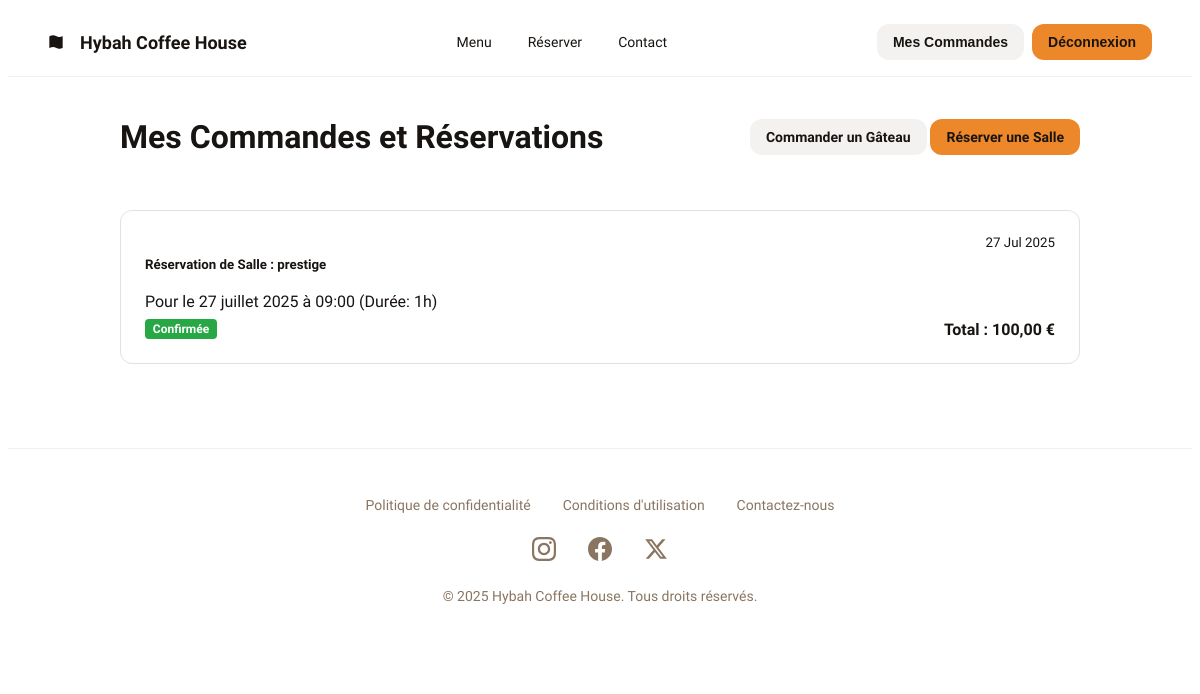
/comptes/historique/ (signed in), run on an earlier commit of the app's database.
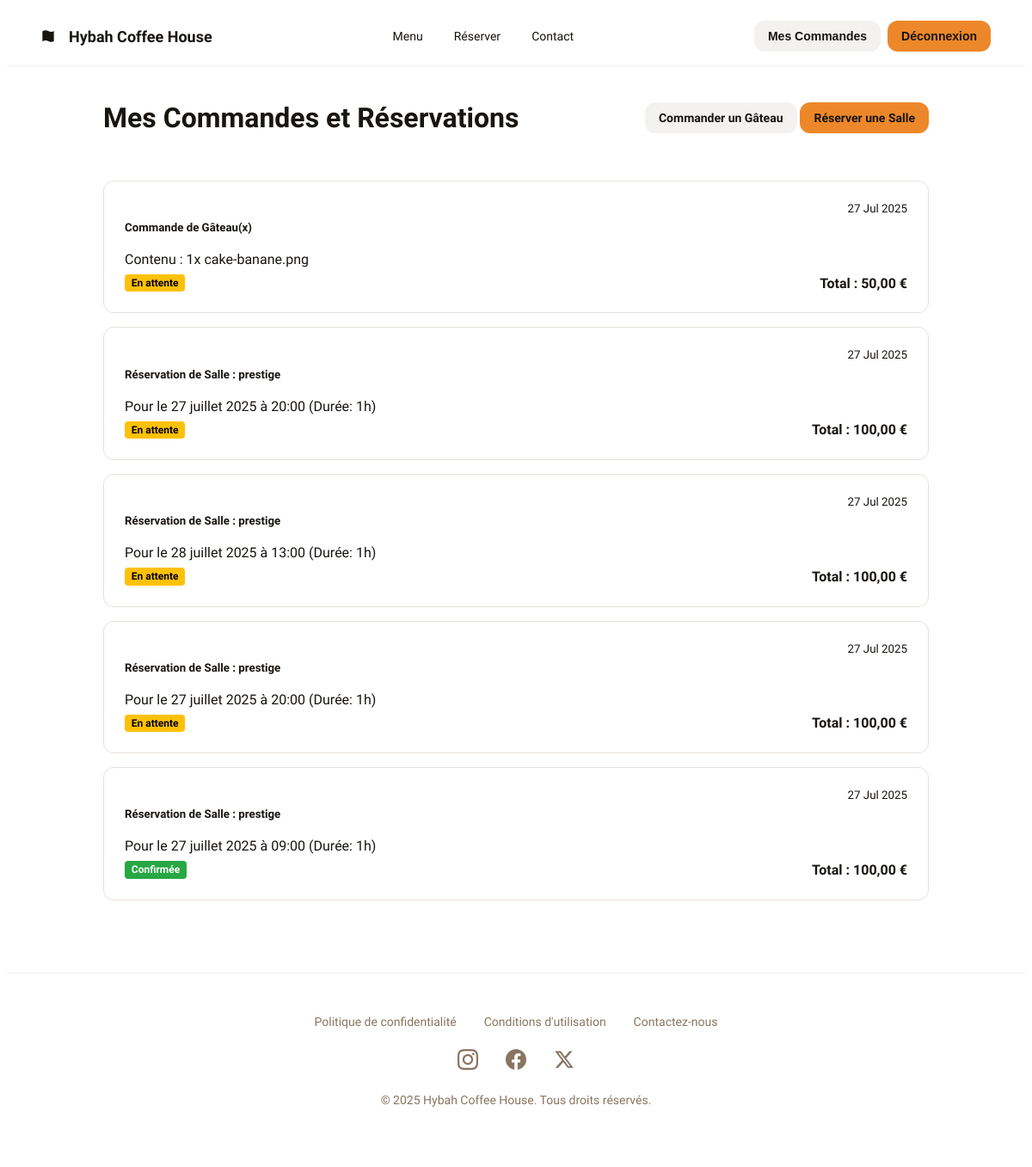
And on a later commit of the database.
### reservations/models.py (models this page shows, shortened)
class Reservation(models.Model):
    EN_ATTENTE = 'ATTENTE'
    CONFIRMEE = 'CONFIRMEE'
    ANNULEE = 'ANNULEE'
    STATUT_CHOICES = [
        (EN_ATTENTE, 'En attente'),
        (CONFIRMEE, 'Confirmée'),
        (ANNULEE, 'Annulée'),
    ]
    TYPE_SALLE = 'SALLE'
    TYPE_GATEAU = 'GATEAU'
    TYPE_CHOICES = [
        (TYPE_SALLE, 'Réservation de Salle'),
        (TYPE_GATEAU, 'Commande de Gâteau'),
    ]
    salle = models.ForeignKey(Salle, on_delete=models.SET_NULL, null=True, blank=True)
    type_reservation = models.CharField(max_length=10, choices=TYPE_CHOICES, default=TYPE_SALLE)
    gateau_details = models.JSONField(null=True, blank=True)
    utilisateur = models.ForeignKey(settings.AUTH_USER_MODEL, on_delete=models.CASCADE)
    date_reservation = models.DateField(null=True, blank=True)
    heure_debut = models.TimeField(null=True, blank=True)
    duree_heures = models.IntegerField(default=0)
    prix_total = models.DecimalField(max_digits=8, decimal_places=2)
    statut = models.CharField(max_length=10, choices=STATUT_CHOICES, default=EN_ATTENTE)
    horodatage_creation = models.DateTimeField(auto_now_add=True)

### salles/models.py (models this page shows, shortened)
class Salle(models.Model):
    HOMMES = 'H'
    FEMMES = 'F'
    CATEGORIE_CHOICES = [
        (HOMMES, 'Salle pour Hommes'),
        (FEMMES, 'Salle pour Femmes'),
    ]
    nom = models.CharField(max_length=100)
    description = models.TextField()
    capacite = models.IntegerField()
    categorie = models.CharField(
        max_length=1,
        choices=CATEGORIE_CHOICES,
    )
    photo = models.ImageField(
        upload_to='photos_salles/', # Les images iront dans le dossier media/photos_salles/
        null=True,                  # Le champ peut être vide
        blank=True                  # Le champ n'est pas obligatoire dans les formulaires
    )
    prix_par_heure = models.DecimalField(max_digits=6, decimal_places=2)

### comptes/views.py (the view)
# urls.py: path('historique/', views.historique_reservations, name='historique'),
@login_required
def historique_reservations(request):
    reservations_utilisateur = Reservation.objects.filter(utilisateur=request.user).order_by('-horodatage_creation')
    context = {
        'reservations': reservations_utilisateur
    }
    return render(request, 'comptes/historique.html', context)

### comptes/templates/comptes/historique.html
{% extends 'base.html' %}
{% block content %}
    <div style="display: flex; justify-content: space-between; align-items: center; margin-bottom: 2rem;">
        <h1>Mes Commandes et Réservations</h1>
        <div>
            <a href="{% url 'liste_gateaux' %}" class="btn btn-secondary">Commander un Gâteau</a>
            <a href="{% url 'liste_salles' %}" class="btn btn-primary">Réserver une Salle</a>
        </div>
    </div>
    {% if reservations %}
        <div class="list-group">
            {% for resa in reservations %}
                <div class="list-group-item">
                    <div class="d-flex w-100 justify-content-between">
                        <h5 class="mb-1">
                            {% if resa.type_reservation == 'SALLE' %}
                                Réservation de Salle : <strong>{{ resa.salle.nom }}</strong>
                            {% elif resa.type_reservation == 'GATEAU' %}
                                Commande de Gâteau(x)
                            {% endif %}
                        </h5>
                        <small class="text-muted">{{ resa.horodatage_creation|date:"d M Y" }}</small>
                    </div>
                    <p class="mb-1">
                        {% if resa.type_reservation == 'SALLE' %}
                            Pour le {{ resa.date_reservation|date:"d F Y" }} à {{ resa.heure_debut|time:"H:i" }} (Durée: {{ resa.duree_heures }}h)
                        {% elif resa.type_reservation == 'GATEAU' and resa.gateau_details %}
                            Contenu :
                            {% for item in resa.gateau_details %}
                                {{ item.quantite }}x {{ item.nom }}{% if not forloop.last %}, {% endif %}
                            {% endfor %}
                        {% endif %}
                    </p>
                    <div class="d-flex w-100 justify-content-between align-items-center mt-2">
                        <span class="badge {{ resa.statut|lower }}">{{ resa.get_statut_display }}</span>
                        <strong>Total : {{ resa.prix_total }} €</strong>
                    </div>
                </div>
            {% endfor %}
        </div>
    {% else %}
        <div class="empty-cart">
            <h3>Aucun historique</h3>
            <p>Vous n'avez encore passé aucune commande ou réservation.</p>
        </div>
    {% endif %}
{% endblock %}

What changed in the data, as far as the page shows it:
added Reservation: type_reservation "Commande de Gâteau(x)", horodatage_creation "27 Jul 2025", quantite "1", nom "cake-banane.png", statut "En attente", prix_total "50,00"
added Reservation: salle.nom "prestige", horodatage_creation "27 Jul 2025", date_reservation "27 juillet 2025", heure_debut "20:00", duree_heures "1", statut "En attente", prix_total "100,00"
added Reservation: salle.nom "prestige", horodatage_creation "27 Jul 2025", date_reservation "28 juillet 2025", heure_debut "13:00", duree_heures "1", statut "En attente", prix_total "100,00"
added Reservation: salle.nom "prestige", horodatage_creation "27 Jul 2025", date_reservation "27 juillet 2025", heure_debut "20:00", duree_heures "1", statut "En attente", prix_total "100,00"
